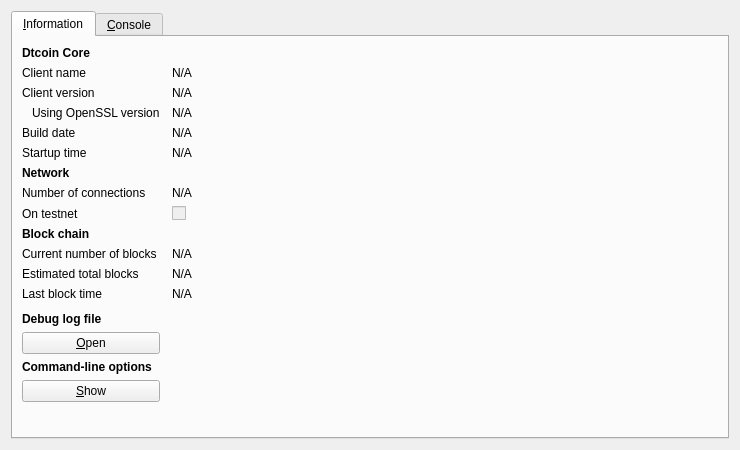
<?xml version="1.0" encoding="UTF-8"?>
<ui version="4.0">
 <class>RPCConsole</class>
 <widget class="QDialog" name="RPCConsole">
  <property name="geometry">
   <rect>
    <x>0</x>
    <y>0</y>
    <width>740</width>
    <height>450</height>
   </rect>
  </property>
  <property name="windowTitle">
   <string>Dtcoin - Debug window</string>
  </property>
  <layout class="QVBoxLayout" name="verticalLayout_2">
   <item>
    <widget class="QTabWidget" name="tabWidget">
     <property name="currentIndex">
      <number>0</number>
     </property>
     <widget class="QWidget" name="tab_info">
      <attribute name="title">
       <string>&amp;Information</string>
      </attribute>
      <layout class="QGridLayout" name="gridLayout" columnstretch="0,1">
       <property name="horizontalSpacing">
        <number>12</number>
       </property>
       <item row="0" column="0">
        <widget class="QLabel" name="label_9">
         <property name="font">
          <font>
           <weight>75</weight>
           <bold>true</bold>
          </font>
         </property>
         <property name="text">
          <string>Dtcoin Core</string>
         </property>
        </widget>
       </item>
       <item row="1" column="0">
        <widget class="QLabel" name="label_5">
         <property name="text">
          <string>Client name</string>
         </property>
        </widget>
       </item>
       <item row="1" column="1">
        <widget class="QLabel" name="clientName">
         <property name="cursor">
          <cursorShape>IBeamCursor</cursorShape>
         </property>
         <property name="text">
          <string>N/A</string>
         </property>
         <property name="textFormat">
          <enum>Qt::PlainText</enum>
         </property>
         <property name="textInteractionFlags">
          <set>Qt::LinksAccessibleByMouse|Qt::TextSelectableByKeyboard|Qt::TextSelectableByMouse</set>
         </property>
        </widget>
       </item>
       <item row="2" column="0">
        <widget class="QLabel" name="label_6">
         <property name="text">
          <string>Client version</string>
         </property>
        </widget>
       </item>
       <item row="2" column="1">
        <widget class="QLabel" name="clientVersion">
         <property name="cursor">
          <cursorShape>IBeamCursor</cursorShape>
         </property>
         <property name="text">
          <string>N/A</string>
         </property>
         <property name="textFormat">
          <enum>Qt::PlainText</enum>
         </property>
         <property name="textInteractionFlags">
          <set>Qt::LinksAccessibleByMouse|Qt::TextSelectableByKeyboard|Qt::TextSelectableByMouse</set>
         </property>
        </widget>
       </item>
       <item row="3" column="0">
        <widget class="QLabel" name="label_14">
         <property name="text">
          <string>Using OpenSSL version</string>
         </property>
         <property name="indent">
          <number>10</number>
         </property>
        </widget>
       </item>
       <item row="3" column="1">
        <widget class="QLabel" name="openSSLVersion">
         <property name="cursor">
          <cursorShape>IBeamCursor</cursorShape>
         </property>
         <property name="text">
          <string>N/A</string>
         </property>
         <property name="textFormat">
          <enum>Qt::PlainText</enum>
         </property>
         <property name="textInteractionFlags">
          <set>Qt::LinksAccessibleByMouse|Qt::TextSelectableByKeyboard|Qt::TextSelectableByMouse</set>
         </property>
        </widget>
       </item>
       <item row="4" column="0">
        <widget class="QLabel" name="label_12">
         <property name="text">
          <string>Build date</string>
         </property>
        </widget>
       </item>
       <item row="4" column="1">
        <widget class="QLabel" name="buildDate">
         <property name="cursor">
          <cursorShape>IBeamCursor</cursorShape>
         </property>
         <property name="text">
          <string>N/A</string>
         </property>
         <property name="textFormat">
          <enum>Qt::PlainText</enum>
         </property>
         <property name="textInteractionFlags">
          <set>Qt::LinksAccessibleByMouse|Qt::TextSelectableByKeyboard|Qt::TextSelectableByMouse</set>
         </property>
        </widget>
       </item>
       <item row="5" column="0">
        <widget class="QLabel" name="label_13">
         <property name="text">
          <string>Startup time</string>
         </property>
        </widget>
       </item>
       <item row="5" column="1">
        <widget class="QLabel" name="startupTime">
         <property name="cursor">
          <cursorShape>IBeamCursor</cursorShape>
         </property>
         <property name="text">
          <string>N/A</string>
         </property>
         <property name="textFormat">
          <enum>Qt::PlainText</enum>
         </property>
         <property name="textInteractionFlags">
          <set>Qt::LinksAccessibleByMouse|Qt::TextSelectableByKeyboard|Qt::TextSelectableByMouse</set>
         </property>
        </widget>
       </item>
       <item row="6" column="0">
        <widget class="QLabel" name="label_11">
         <property name="font">
          <font>
           <weight>75</weight>
           <bold>true</bold>
          </font>
         </property>
         <property name="text">
          <string>Network</string>
         </property>
        </widget>
       </item>
       <item row="7" column="0">
        <widget class="QLabel" name="label_7">
         <property name="text">
          <string>Number of connections</string>
         </property>
        </widget>
       </item>
       <item row="7" column="1">
        <widget class="QLabel" name="numberOfConnections">
         <property name="cursor">
          <cursorShape>IBeamCursor</cursorShape>
         </property>
         <property name="text">
          <string>N/A</string>
         </property>
         <property name="textFormat">
          <enum>Qt::PlainText</enum>
         </property>
         <property name="textInteractionFlags">
          <set>Qt::LinksAccessibleByMouse|Qt::TextSelectableByKeyboard|Qt::TextSelectableByMouse</set>
         </property>
        </widget>
       </item>
       <item row="8" column="0">
        <widget class="QLabel" name="label_8">
         <property name="text">
          <string>On testnet</string>
         </property>
        </widget>
       </item>
       <item row="8" column="1">
        <widget class="QCheckBox" name="isTestNet">
         <property name="enabled">
          <bool>false</bool>
         </property>
         <property name="text">
          <string/>
         </property>
        </widget>
       </item>
       <item row="9" column="0">
        <widget class="QLabel" name="label_10">
         <property name="font">
          <font>
           <weight>75</weight>
           <bold>true</bold>
          </font>
         </property>
         <property name="text">
          <string>Block chain</string>
         </property>
        </widget>
       </item>
       <item row="10" column="0">
        <widget class="QLabel" name="label_3">
         <property name="text">
          <string>Current number of blocks</string>
         </property>
        </widget>
       </item>
       <item row="10" column="1">
        <widget class="QLabel" name="numberOfBlocks">
         <property name="cursor">
          <cursorShape>IBeamCursor</cursorShape>
         </property>
         <property name="text">
          <string>N/A</string>
         </property>
         <property name="textFormat">
          <enum>Qt::PlainText</enum>
         </property>
         <property name="textInteractionFlags">
          <set>Qt::LinksAccessibleByMouse|Qt::TextSelectableByKeyboard|Qt::TextSelectableByMouse</set>
         </property>
        </widget>
       </item>
       <item row="11" column="0">
        <widget class="QLabel" name="label_4">
         <property name="text">
          <string>Estimated total blocks</string>
         </property>
        </widget>
       </item>
       <item row="11" column="1">
        <widget class="QLabel" name="totalBlocks">
         <property name="cursor">
          <cursorShape>IBeamCursor</cursorShape>
         </property>
         <property name="text">
          <string>N/A</string>
         </property>
         <property name="textFormat">
          <enum>Qt::PlainText</enum>
         </property>
         <property name="textInteractionFlags">
          <set>Qt::LinksAccessibleByMouse|Qt::TextSelectableByKeyboard|Qt::TextSelectableByMouse</set>
         </property>
        </widget>
       </item>
       <item row="12" column="0">
        <widget class="QLabel" name="label_2">
         <property name="text">
          <string>Last block time</string>
         </property>
        </widget>
       </item>
       <item row="12" column="1">
        <widget class="QLabel" name="lastBlockTime">
         <property name="cursor">
          <cursorShape>IBeamCursor</cursorShape>
         </property>
         <property name="text">
          <string>N/A</string>
         </property>
         <property name="textFormat">
          <enum>Qt::PlainText</enum>
         </property>
         <property name="textInteractionFlags">
          <set>Qt::LinksAccessibleByMouse|Qt::TextSelectableByKeyboard|Qt::TextSelectableByMouse</set>
         </property>
        </widget>
       </item>
       <item row="13" column="0">
        <spacer name="verticalSpacer_2">
         <property name="orientation">
          <enum>Qt::Vertical</enum>
         </property>
         <property name="sizeHint" stdset="0">
          <size>
           <width>20</width>
           <height>20</height>
          </size>
         </property>
        </spacer>
       </item>
       <item row="14" column="0">
        <widget class="QLabel" name="labelDebugLogfile">
         <property name="font">
          <font>
           <weight>75</weight>
           <bold>true</bold>
          </font>
         </property>
         <property name="text">
          <string>Debug log file</string>
         </property>
        </widget>
       </item>
       <item row="15" column="0">
        <widget class="QPushButton" name="openDebugLogfileButton">
         <property name="toolTip">
          <string>Open the Dtcoin debug log file from the current data directory. This can take a few seconds for large log files.</string>
         </property>
         <property name="text">
          <string>&amp;Open</string>
         </property>
         <property name="autoDefault">
          <bool>false</bool>
         </property>
        </widget>
       </item>
       <item row="16" column="0">
        <widget class="QLabel" name="labelCLOptions">
         <property name="font">
          <font>
           <weight>75</weight>
           <bold>true</bold>
          </font>
         </property>
         <property name="text">
          <string>Command-line options</string>
         </property>
        </widget>
       </item>
       <item row="17" column="0">
        <widget class="QPushButton" name="showCLOptionsButton">
         <property name="toolTip">
          <string>Show the Dtcoin-Qt help message to get a list with possible Dtcoin command-line options.</string>
         </property>
         <property name="text">
          <string>&amp;Show</string>
         </property>
         <property name="autoDefault">
          <bool>false</bool>
         </property>
        </widget>
       </item>
       <item row="18" column="0">
        <spacer name="verticalSpacer">
         <property name="orientation">
          <enum>Qt::Vertical</enum>
         </property>
         <property name="sizeHint" stdset="0">
          <size>
           <width>20</width>
           <height>40</height>
          </size>
         </property>
        </spacer>
       </item>
      </layout>
     </widget>
     <widget class="QWidget" name="tab_console">
      <attribute name="title">
       <string>&amp;Console</string>
      </attribute>
      <layout class="QVBoxLayout" name="verticalLayout_3">
       <property name="spacing">
        <number>3</number>
       </property>
       <item>
        <widget class="QTextEdit" name="messagesWidget">
         <property name="minimumSize">
          <size>
           <width>0</width>
           <height>100</height>
          </size>
         </property>
         <property name="readOnly">
          <bool>true</bool>
         </property>
         <property name="tabKeyNavigation" stdset="0">
          <bool>false</bool>
         </property>
         <property name="columnCount" stdset="0">
          <number>2</number>
         </property>
        </widget>
       </item>
       <item>
        <layout class="QHBoxLayout" name="horizontalLayout">
         <property name="spacing">
          <number>3</number>
         </property>
         <item>
          <widget class="QLabel" name="label">
           <property name="text">
            <string notr="true">&gt;</string>
           </property>
          </widget>
         </item>
         <item>
          <widget class="QLineEdit" name="lineEdit"/>
         </item>
         <item>
          <widget class="QPushButton" name="clearButton">
           <property name="maximumSize">
            <size>
             <width>24</width>
             <height>24</height>
            </size>
           </property>
           <property name="toolTip">
            <string>Clear console</string>
           </property>
           <property name="text">
            <string/>
           </property>
           <property name="icon">
            <iconset resource="../bitcoin.qrc">
             <normaloff>:/icons/remove</normaloff>:/icons/remove</iconset>
           </property>
           <property name="shortcut">
            <string notr="true">Ctrl+L</string>
           </property>
           <property name="autoDefault">
            <bool>false</bool>
           </property>
          </widget>
         </item>
        </layout>
       </item>
      </layout>
     </widget>
    </widget>
   </item>
  </layout>
 </widget>
 <resources>
  <include location="../bitcoin.qrc"/>
 </resources>
 <connections/>
</ui>
